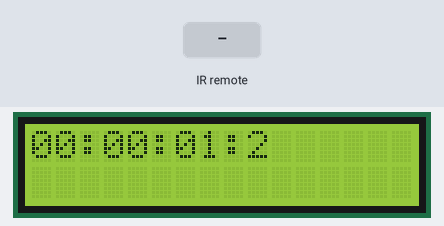
A sketch run on a simulated Arduino Uno, built with avr-gcc and run on an emulated ATmega328P. Shown: 16×2 character LCD. The inputs (shaded band) are chosen by the test bench. What the sketch prints to the serial monitor is not drawn.

Above: at 1.25 s.
1.3 s: infrared code 0xFF18E7 received
At 1.35 s:
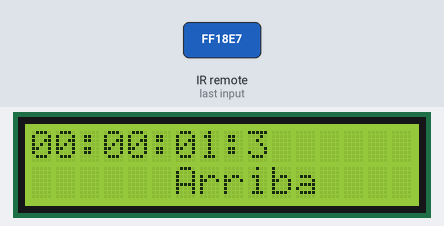
3.1 s: infrared code 0xFF4AB5 received
At 3.15 s:
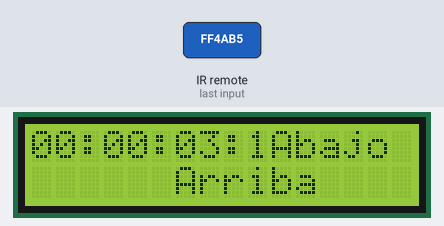
4.9 s: infrared code 0xFF10EF received
At 4.95 s:
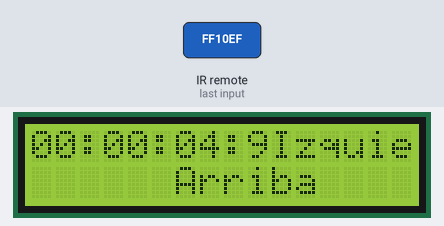
6.7 s: infrared code 0xFF5AA5 received
At 6.75 s:
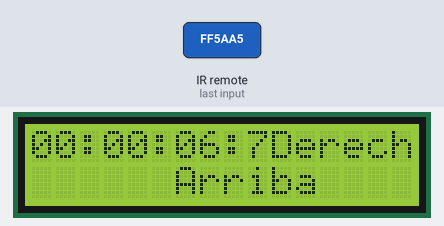
8.5 s: infrared code 0xFF38C7 received
At 8.55 s:
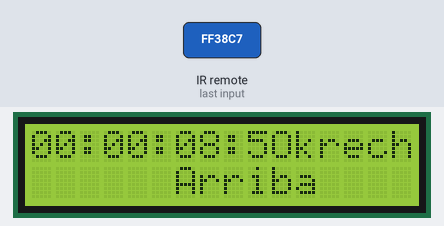
10.3 s: infrared code 0xFFA25D received
At 10.35 s:
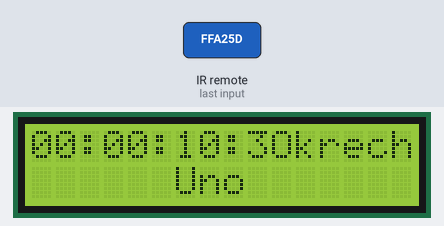

Measured:
- after the input at 1.3 s, the display: changes at once (image 1)
- after the input at 3.1 s, the display: changes at once (image 2)
- after the input at 4.9 s, the display: changes at once (image 3)
- after the input at 6.7 s, the display: changes at once (image 4)
- after the input at 8.5 s, the display: changes at once (image 5)
- after the input at 10.3 s, the display: changes at once (image 6)

The sketch:

IR_RX_INICIAL.ino
```cpp
/******************************************************************
  Programa: Ejemplo de uso del receptor IR

  Objetivo:
    Mostrar los aspectos básicos del receptor IR

  Aspectos a destacar:
    -Lectura y Decodificación


  Versión: 0.1 del 6 de marzo de 2017
  Autor: Mauricio Dávila
  Revisión: -

* *******************************************************************/

#include <math.h>

#include "IRremote.h"

#include <LiquidCrystal.h>


LiquidCrystal lcd(8, 9, 4, 5, 6, 7); // Pines utilizados

const int RECV_PIN = A3;

long ctrolRem;


IRrecv irrecv(RECV_PIN);

decode_results results;
int milisegundos = 0;
int decimas = 0;
int segundos = 0;
int minutos = 0;
int horas = 0;


/** \brief  Se invoca una sola vez cuando el programa empieza.
            Se utiliza para inicializar los modos de trabajo
            de los pines, el puerto serie, etc...
   \param void
   \return void
*/
void setup()
{
  // initialize serial communications at 9600 bps:
  Serial.begin(9600);
  irrecv.enableIRIn(); // Comienzo a recibir por IR
  irrecv.blink13(true);

  lcd.begin(16, 2); // inicializo la biblioteca indicando 16 caracteres por 2 lineas

  lcd.setCursor(0, 0);
  /// lcd.print("HH:MM:SS:D");
  lcd.setCursor(0, 1);
  /// lcd.print("00:00:00:0");

}

double Thermister(int RawADC) {  //Function to perform the fancy math of the Steinhart-Hart equation
  double Temp;
  Temp = log(((10240000 / RawADC) - 10000));
  Temp = 1 / (0.001129148 + (0.000234125 + (0.0000000876741 * Temp * Temp )) * Temp );
  Temp = Temp - 273.15;              // Convert Kelvin to Celsius
  /// Temp = (Temp * 9.0) / 5.0 + 32.0; // Celsius to Fahrenheit - comment out this line if you need Celsius
  return Temp;


}


void loop()
{


  milisegundos = millis();
  if (milisegundos % 100 == 0) {
    decimas++;
    if (decimas == 10) {
      decimas = 0;
      segundos++;

    }
    if (segundos == 60) {
      segundos = 0;
      minutos++;
    }


    if (minutos == 60) {
      minutos = 0;
      horas++;
    }
    //Print Time
    lcd.setCursor(0, 0);
    if (horas < 10) {
      lcd.print("0");
    }
    lcd.print(horas);
    lcd.print(":");
    lcd.setCursor(3, 0);
    if (minutos < 10) {
      lcd.print("0");
    }
    lcd.print(minutos);
    lcd.print(":");
    lcd.setCursor(6, 0);
    if (segundos < 10) {
      lcd.print("0");
    }
    lcd.print(segundos);
    lcd.print(":");
    lcd.setCursor(9, 0);
    lcd.print(decimas);
  }

  if (irrecv.decode(&results)) {
    if (results.decode_type == NEC) {
      Serial.print("NEC: ");
      Serial.println(results.value);

      switch (results.value)
      {

        case 16718055:
          lcd.setCursor(6, 1);
          lcd.print("Arriba");
          break;
        case 16730805:
          lcd.print("Abajo");
          break;
        case 16716015:
          lcd.print("Izquierda");
          break;
        case 16734885:
          lcd.print("Derecha");
          break;
        case 16726215:
          lcd.print("Ok");
          break;
        case 16753245:
          lcd.setCursor(6, 1);
          lcd.print("Uno    ");
          break;
        case 16736925:
          lcd.setCursor(6, 1);
          lcd.print("Dos    ");
          break;
        case 16769565:
          lcd.setCursor(6, 1);
          lcd.print("Tres    ");
          break;
        case 16720605:
          lcd.setCursor(6, 1);
          lcd.print("Cuatro    ");
          break;
        case 16712445:
          lcd.setCursor(6, 1);
          lcd.print("Cinco    ");
          break;
        case 16761405:
          lcd.setCursor(6, 1);
          lcd.print("Seis    ");
          break;
        case 16769055:
          lcd.setCursor(6, 1);
          lcd.print("Siete    ");
          break;
        case 16754775:
          lcd.setCursor(6, 1);
          lcd.print("Ocho    ");
          break;
        case 16748655:
          lcd.setCursor(6, 1);
          lcd.print("Nueve    ");
          break;
        case 16750695:
          lcd.setCursor(6, 1);
          lcd.print("Cero    ");
          break;
        case 16738455:
          lcd.setCursor(0, 0);
          lcd.print("00:00:00:0");
          lcd.setCursor(6, 1);
          milisegundos = 0;
          decimas = 0;
          segundos = 0;
          minutos = 0;
          horas = 0;
          lcd.print("Asterisco    ");
          break;
        case 16756815:
          lcd.setCursor(6, 1);
          lcd.print("Numeral    ");
          break;
      }

      irrecv.resume(); // Habilito a recibir el proximo dato


    }

  }

}
```
